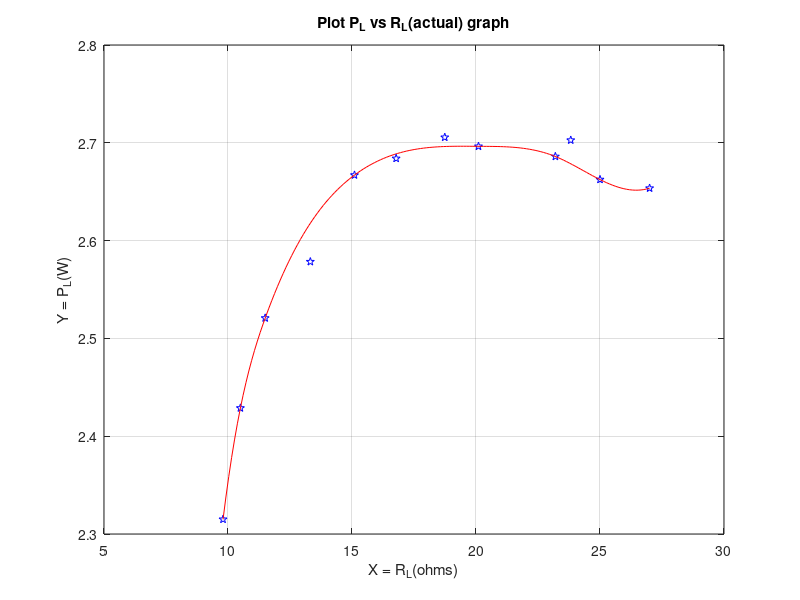

The MATLAB script that drew this image: (Note: this script raises an error after producing the figure.)
XA = [9.8
10.5
11.5
%13.2
15.1
%16.2
%18
20.1
23.2
%24.2
25
27

];

YA = [2.315
2.4288
2.5208
%2.5784
2.667
%2.684
%2.7056
2.6964
2.686
%2.7027
2.6624
2.6536
];
x1 = [13.32 16.78 18.74 23.82];
y1 = [2.5784 2.684 2.7056 2.7027];
x = XA;
y = YA;
xi = linspace(min(x), max(x), 150);                     % Evenly-Spaced Interpolation Vector
yi = interp1(x, y, xi, 'spline', 'extrap');
figure(1)
plot(x, y, 'bp')

hold on
plot(xi, yi, '-r')

plot(x1,y1,'bp');
grid on
xlabel('X = R_L(ohms)')
ylabel('Y = P_L(W)')
 title('Plot P_L vs R_L(actual) graph')
 
legend('Original Data', 'Interpolation', 'Location', 'NE')
